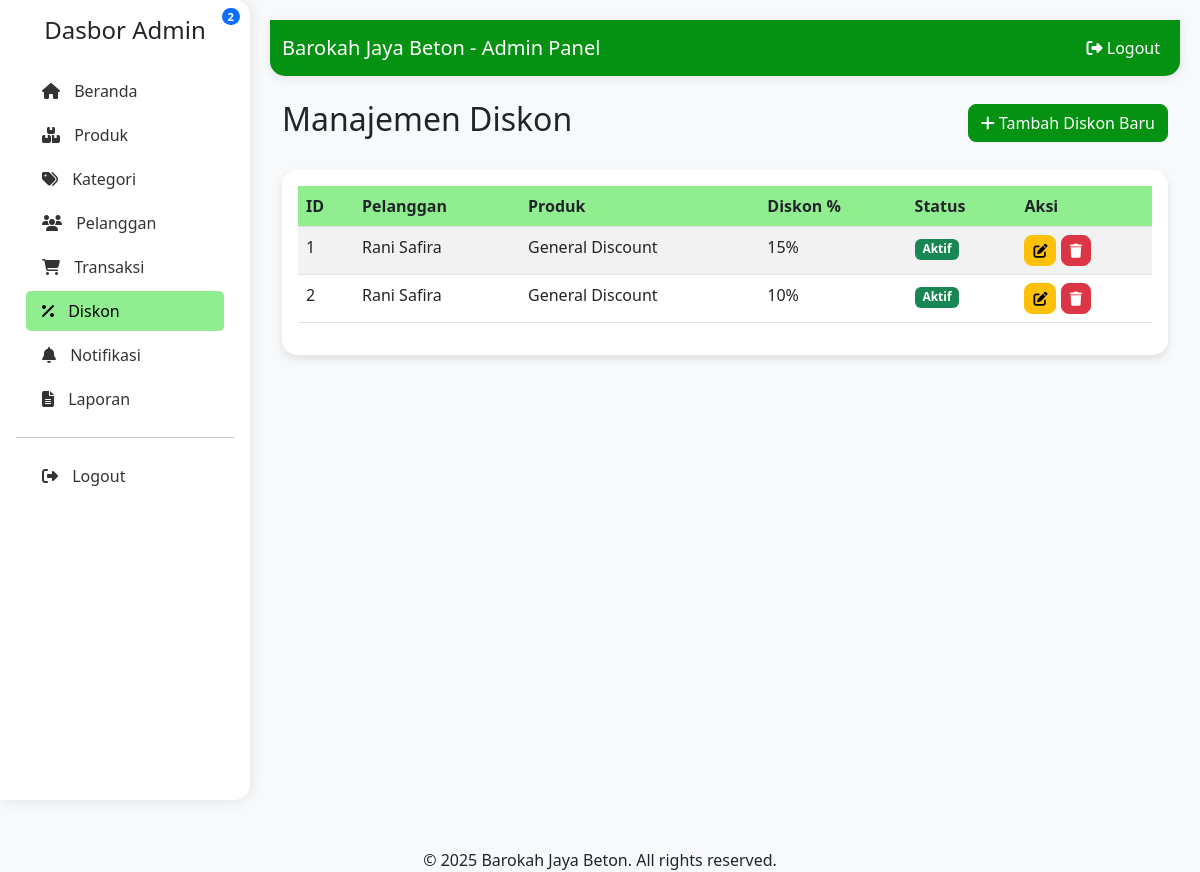
/dashboard_admin/discounts/ (signed in), run on an earlier commit of the app's database.
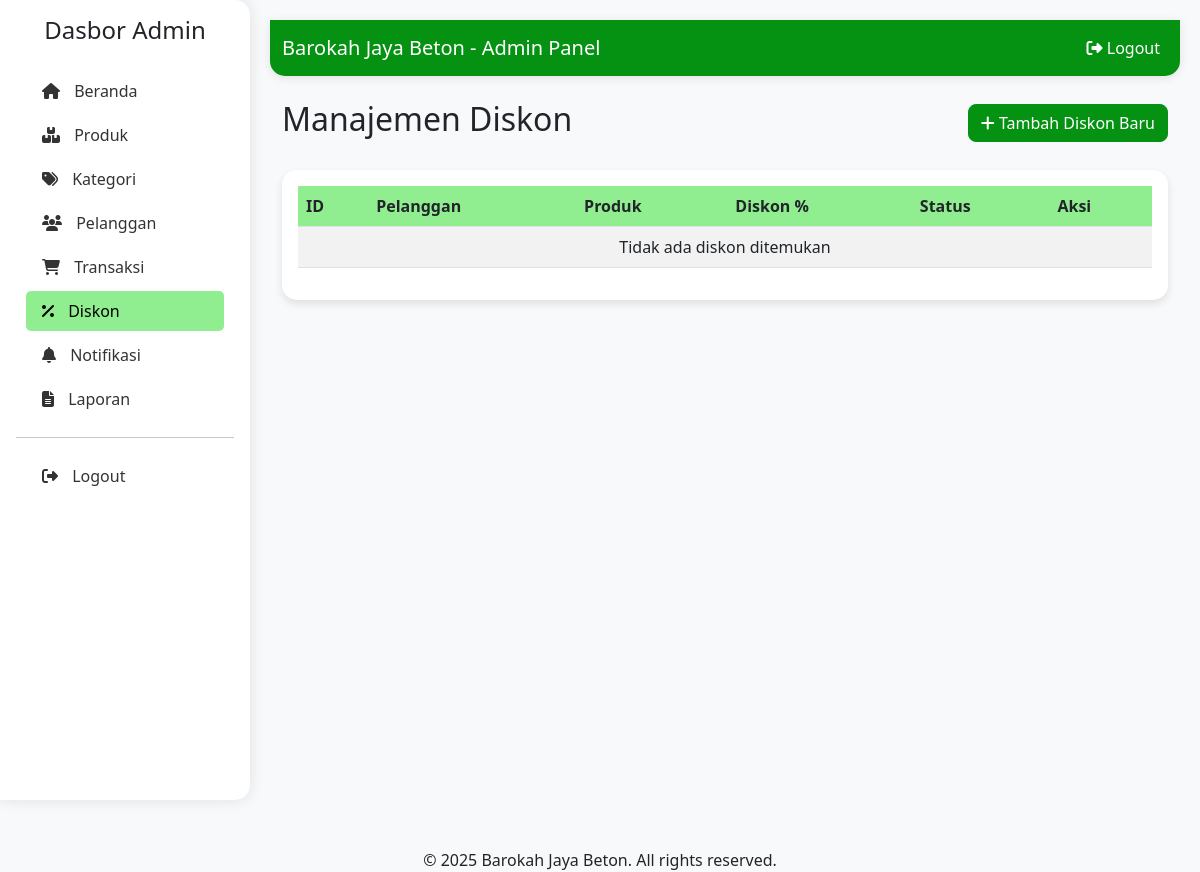
And on a later commit of the database.
### admin_dashboard/models.py (models this page shows, shortened)
class DiskonPelanggan(models.Model):
    pelanggan = models.ForeignKey(Pelanggan, on_delete=models.CASCADE, verbose_name="Pelanggan")
    produk = models.ForeignKey(Produk, on_delete=models.CASCADE, verbose_name="Produk", null=True, blank=True)
    persen_diskon = models.IntegerField(verbose_name="Persen Diskon")
    status = models.CharField(
        max_length=50,
        choices=STATUS_DISKON_CHOICES,
        default='aktif',
        verbose_name="Status"
    )
    pesan = models.TextField(verbose_name="Pesan", null=True, blank=True)
    tanggal_dibuat = models.DateTimeField(auto_now_add=True, verbose_name="Tanggal Dibuat")
    end_time = models.DateTimeField(null=True, blank=True, verbose_name="Waktu Berakhir Diskon")
    class Meta:
        verbose_name_plural = "Diskon Pelanggan"
        db_table = 'diskon_pelanggan'

class Pelanggan(models.Model):
    nama_pelanggan = models.CharField(max_length=255, verbose_name="Nama Pelanggan")
    alamat = models.TextField(verbose_name="Alamat")
    tanggal_lahir = models.DateField(verbose_name="Tanggal Lahir")
    no_hp = models.CharField(max_length=20, verbose_name="Nomor HP")
    username = models.CharField(max_length=150, unique=True, verbose_name="Username")
    password = models.CharField(max_length=128, verbose_name="Password") # Django akan menangani hash password
    email = models.EmailField(max_length=254, unique=True, null=False, blank=False, default='')
    created_at = models.DateTimeField(auto_now_add=True, verbose_name="Tanggal Dibuat", null=True)
    class Meta:
        verbose_name_plural = "Pelanggan"
        db_table = 'pelanggan'

### dashboard_admin/views.py (the view)
    def wrapper(request, *args, **kwargs):
        if not request.user.is_authenticated or not isinstance(request.user, Admin):
            raise PermissionDenied("You don't have permission to access this page.")
        return view_func(request, *args, **kwargs)

### admin_dashboard/context_processors.py (called while the page is built, shortened)
def notification_cart_context(request):
    context = {
        'unseen_notifications_count': 0,
        'cart_item_count': 0
    }
    return context

### dashboard_admin/context_processors.py (called while the page is built)
def admin_crm_context(request):
    if not request.path.startswith('/dashboard_admin/'):
        return {}
    try:
        Pelanggan = apps.get_model('admin_dashboard', 'Pelanggan')
        Transaksi = apps.get_model('admin_dashboard', 'Transaksi')
        Notifikasi = apps.get_model('admin_dashboard', 'Notifikasi')
        today_date = timezone.now().date()
        new_transaction_count = Transaksi.objects.filter(
            status_transaksi='DIPROSES'
        ).count()
        return {
            'sidebar_new_transaction_count': new_transaction_count,
        }
    except Exception:
        return {}

### dashboard_admin/views.py (called while the page is built)
def admin_required(view_func):
    def wrapper(request, *args, **kwargs):
        if not request.user.is_authenticated or not isinstance(request.user, Admin):
            raise PermissionDenied("You don't have permission to access this page.")
        return view_func(request, *args, **kwargs)
    return wrapper

### templates/dashboard_admin/discounts/list.html (shortened to what this page needs)
{% extends 'dashboard_admin/base.html' %}
{% load static %}
{% block content %}
<div class="container-fluid">
    <div class="d-flex justify-content-between align-items-center mb-4">
        <h2>Manajemen Diskon</h2>
        <a href="{% url 'dashboard_admin:discount_create' %}" class="btn btn-primary">
            <i class="fas fa-plus"></i> Tambah Diskon Baru
        </a>
    </div>
    <div class="card">
        <div class="card-body">
            <div class="table-responsive">
                <table class="table table-striped">
                    <thead>
                        <tr>
                            <th>ID</th>
                            <th>Pelanggan</th>
                            <th>Produk</th>
                            <th>Diskon %</th>
                            <th>Status</th>
                            <th>Aksi</th>
                        </tr>
                    </thead>
                    <tbody>
                        {% for discount in page_obj %}
                        <tr>
                            <td>{{ discount.id }}</td>
                            <td>{{ discount.pelanggan.nama_pelanggan }}</td>
                            <td>{{ discount.produk.nama_produk|default:"General Discount" }}</td>
                            <td>{{ discount.persen_diskon }}%</td>
                            <td>
                                {% if discount.status == "aktif" %}
                                    <span class="badge bg-success">Aktif</span>
                                {% else %}
                                    <span class="badge bg-secondary">Tidak Aktif</span>
                                {% endif %}
                            </td>
                            <td>
                                <a href="{% url 'dashboard_admin:discount_update' discount.pk %}" class="btn btn-sm btn-warning" title="Edit">
                                    <i class="fas fa-edit"></i>
                                </a>
                                <button type="button" class="btn btn-sm btn-danger delete-btn" title="Hapus"
                                        data-url="{% url 'dashboard_admin:discount_delete' discount.pk %}">
                                    <i class="fas fa-trash"></i>
                                </button>
                            </td>
                        </tr>
                        {% empty %}
                        <tr>
                            <td colspan="7" class="text-center">Tidak ada diskon ditemukan</td>
                        </tr>
                        {% endfor %}
                    </tbody>
                </table>
            </div>
        </div>
    </div>
</div>
{% endblock %}

What changed in the data, as far as the page shows it:
removed DiskonPelanggan: id "1", pelanggan.nama_pelanggan "Rani Safira", produk.nama_produk "General Discount", persen_diskon "15", status "Aktif"
removed DiskonPelanggan: id "2", pelanggan.nama_pelanggan "Rani Safira", produk.nama_produk "General Discount", persen_diskon "10", status "Aktif"
Also different on the page:
{{ sidebar_new_transaction_count }}: "2" → (not shown)
text now shown: "Tidak ada diskon ditemukan"
